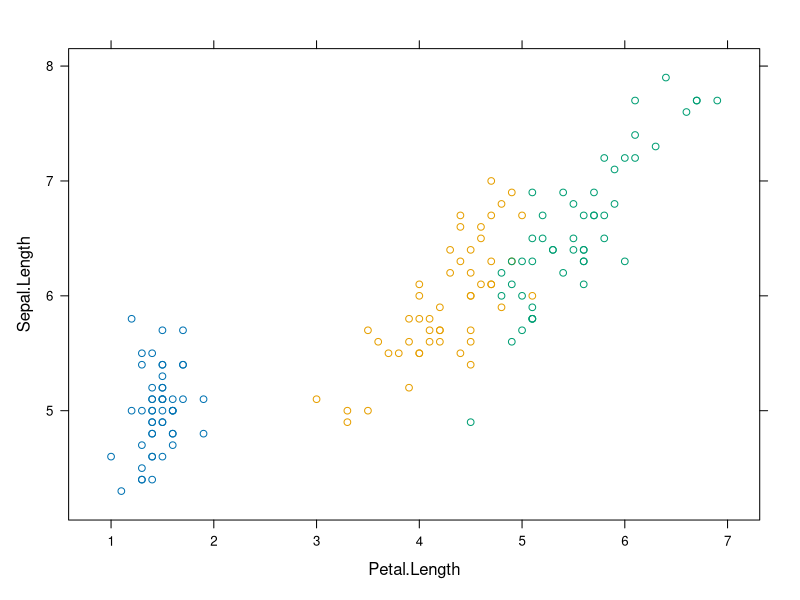
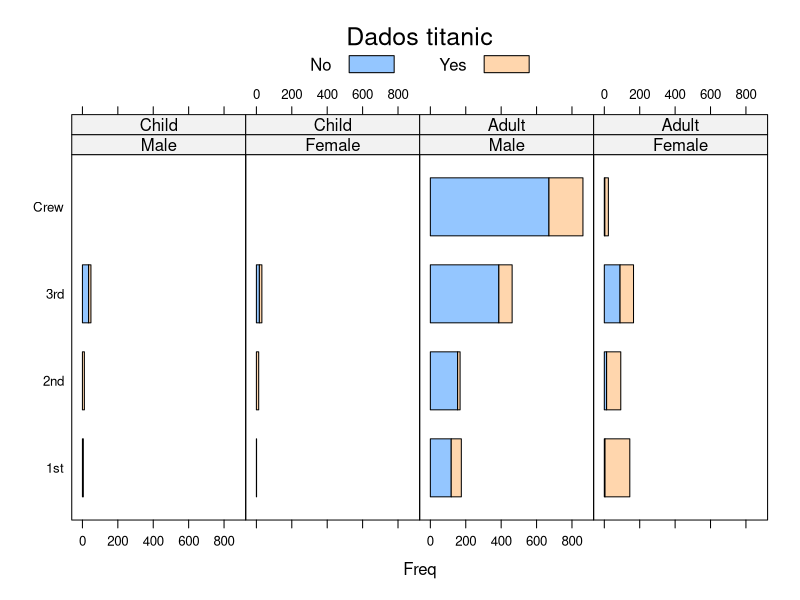
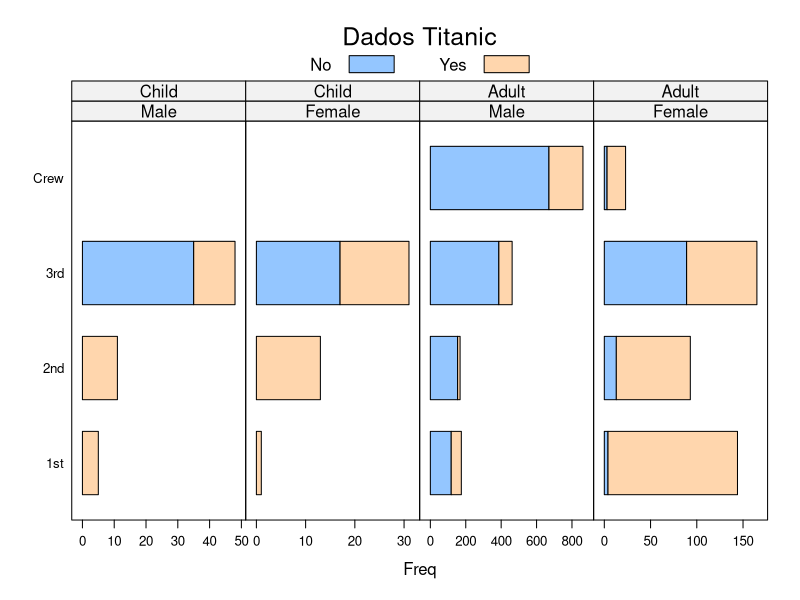
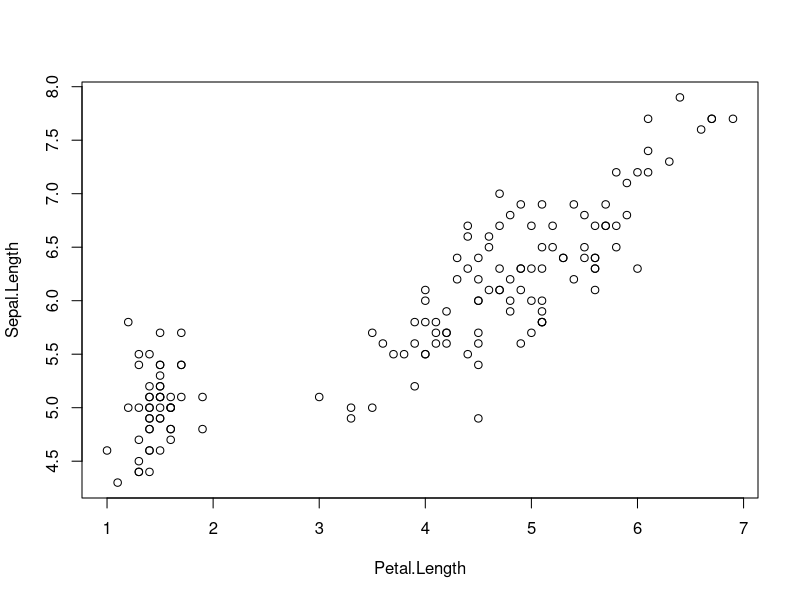
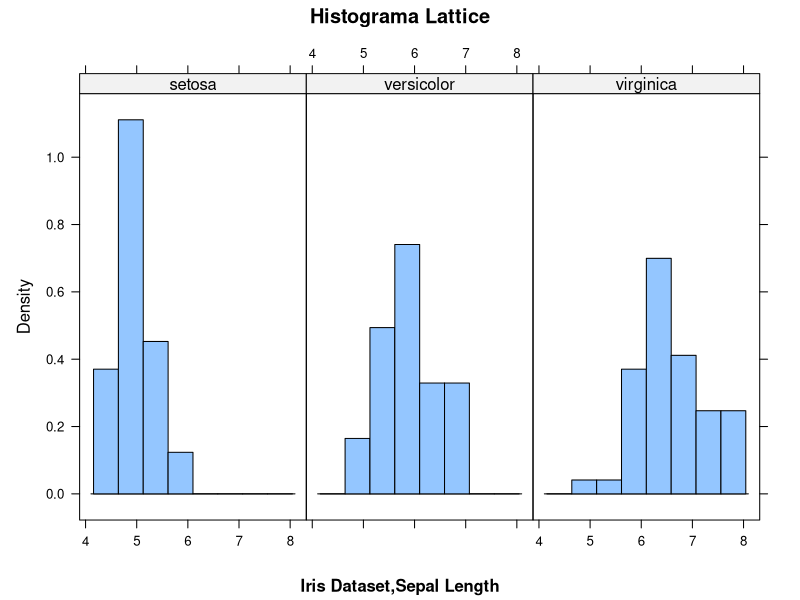
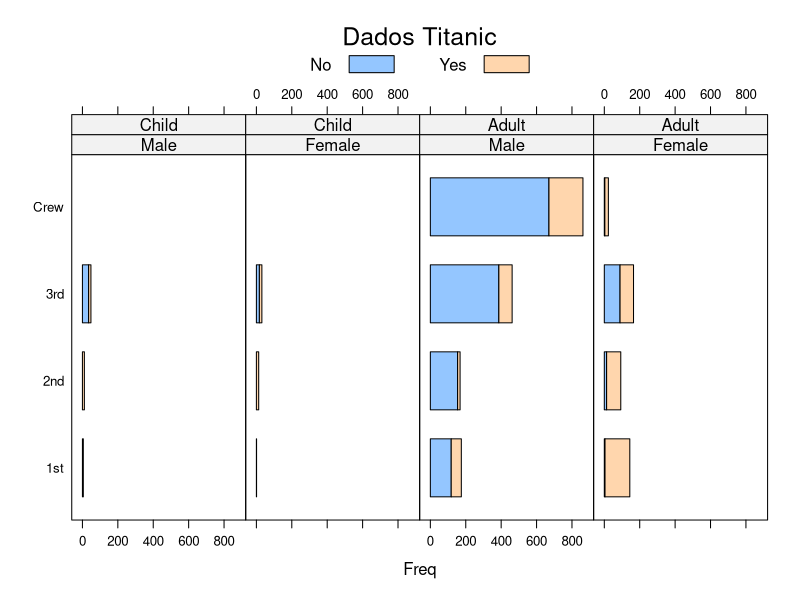
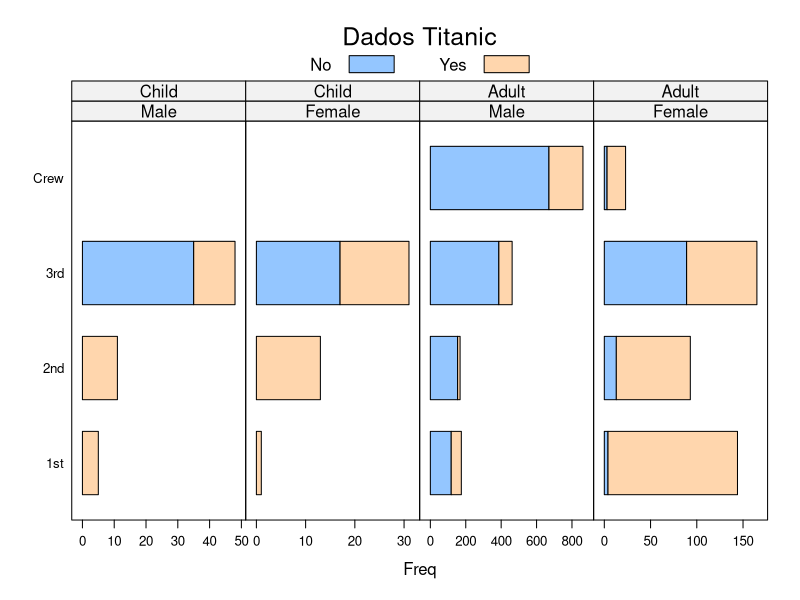
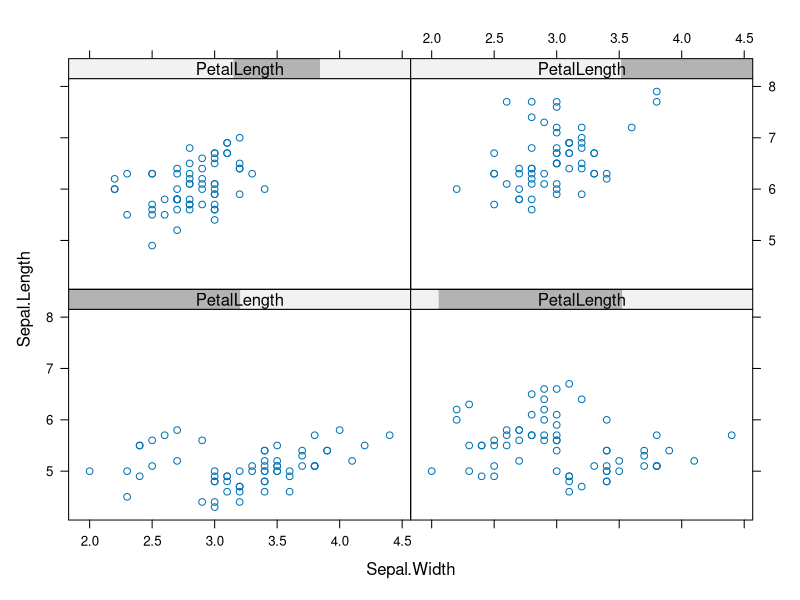

These figures' R source, in order:
getwd()

#instalar e carregar o pacote
install.packages("xplot")
install.packages("lattice")
library(lattice)

#scatterplot com lattice
xyplot(data = iris, groups=Species, Sepal.Length ~ Petal.Length)

?Titanic

barchart(Class~Freq| Sex + Age, data =  as.data.frame( Titanic), groups = Survived, stack = T, layout = c(4,1), auto.key = list( title = "Dados titanic", columns = 2))

barchart(Class~Freq| Sex + Age, data= as.data.frame(Titanic ), groups = Survived, stack= T, layout = c(4,1), auto.key = list(title= "Dados Titanic", columns=2 ),scales = list(x = "free"))

#contagem de elementos

PetalLengt <- equal.count(iris$Petal.Length, 4)
PetalLengt

#scatterPlot
?xyplot
plot(data = iris, groups = Species, Sepal.Length~Petal.Length)

PetalLength <- equal.count(iris$Petal.Length, 4)
PetalLength

#histograma

histogram(~Sepal.Length | Species, xlab =  "", data =  iris, layout=c(3,1), type = "density", main="Histograma Lattice", sub="Iris Dataset,Sepal Length")

library(car)
?scatter.smooth()

barchart(Class ~ Freq | Sex + Age, data = as.data.frame(Titanic),
         groups = Survived, stack = T, layout = c(4, 1),
         auto.key = list(title = "Dados Titanic", columns = 2))

barchart(Class ~ Freq | Sex + Age, data = as.data.frame(Titanic),
         groups = Survived, stack = T, layout = c(4, 1),
         auto.key = list(title = "Dados Titanic", columns = 2),
         scales = list(x = "free"))


# Contagem de elementos
PetalLength <- equal.count(iris$Petal.Length, 4)
PetalLength

# ScatterPlots
xyplot(Sepal.Length~Sepal.Width | PetalLength, data = iris)


xyplot(Sepal.Length~Sepal.Width | PetalLength, data = iris,
       panel = function(...) {
         panel.grid(h = -1, v = -1, col.line = "skyblue")
         panel.xyplot(...)})


xyplot(Sepal.Length~Sepal.Width | PetalLength, data = iris,
       panel = function(x,y,...) {
         panel.xyplot(x,y,...)
         mylm <- lm(y~x)
         panel.abline(mylm)})


histogram(~Sepal.Length | Species, xlab = "",
          data = iris, layout=c(3,1), type = "density",
          main = "Histograma Lattice", sub = "Iris Dataset, Sepal Length")


# DistribuiÃ§Ã£o dos dados
qqmath(~ Sepal.Length | Species, data = iris, distribution = qunif)


# Boxplot
bwplot(Species~Sepal.Length, data = iris)


# ViolinPlot
bwplot(Species~Sepal.Length, data = iris,
       panel = panel.violin)



